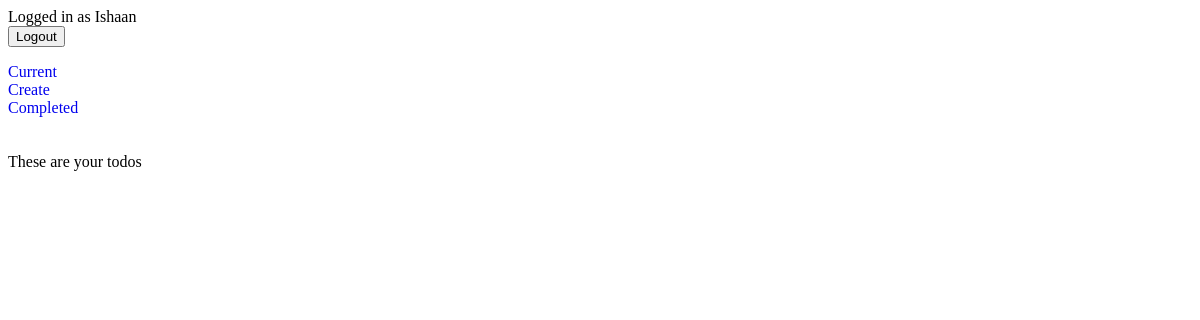
Page /todos/current/ (signed in) on the earlier database version.
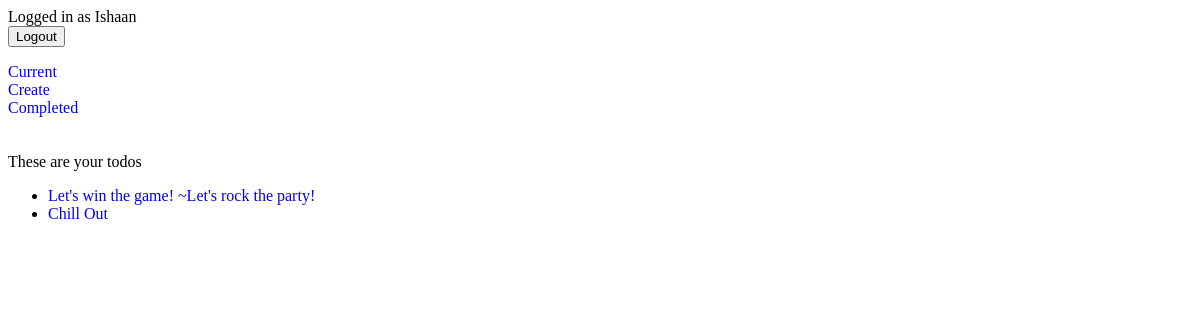
Same page on the later database version.
### crispApp/models.py (models this page shows, shortened)
class Todo(models.Model):
    title = models.CharField(max_length=100)
    memo = models.TextField(blank=True)
    created = models.DateTimeField(auto_now_add=True)
    date_completed = models.DateTimeField(null=True, blank=True)
    important = models.BooleanField(default=False)
    author = models.ForeignKey(User, on_delete=models.CASCADE)

### crispApp/views.py (the view)
# urls.py: path('todos/current/', views.currenttodos, name="currenttodos"),
@login_required
def currenttodos(request):
    todos = Todo.objects.filter(author=request.user, date_completed__isnull=True)
    return render (request, 'todoApp/currenttodos.html', {'todos':todos})

### crispApp/templates/todoApp/currenttodos.html (shortened to what this page needs)
{% extends 'todoApp/base.html' %}
{% block content %}
These are your todos
<ul>
     {% for todo in todos %}
     <li>
               <a href="{% url 'edittodo' todo.id %}">
               {{ todo.title }}
               {% if todo.memo %}
               ~{{todo.memo}}
               {% endif %}
          </a>
     </li>
     {% endfor %}
</ul>
{% endblock %}

### crispApp/templates/todoApp/base.html (shortened to what this page needs)
{% if user.is_authenticated %}
Logged in as {{ user.first_name }}
<form method="POST" action="{% url 'logoutuser' %}">
<button type="SUBMIT">Logout</button>
</form>
<a href="{% url 'currenttodos' %}">Current</a><br>
<a href="{% url 'createtodos' %}">Create</a><br>
<a href="{% url 'completedtodos' %}">Completed</a><br>
{% else %}
<a href="{% url 'connect' %}">Join</a>
<br>
{% endif %}
{% block content %}{% endblock %}

### crispApp/templates/todoApp/base.html (style rules this page uses)
a { text-decoration: none; }

Differences in the rows shown:
added Todo: title "Let's win the game!", memo "Let's rock the party!"
added Todo: title "Chill Out"
